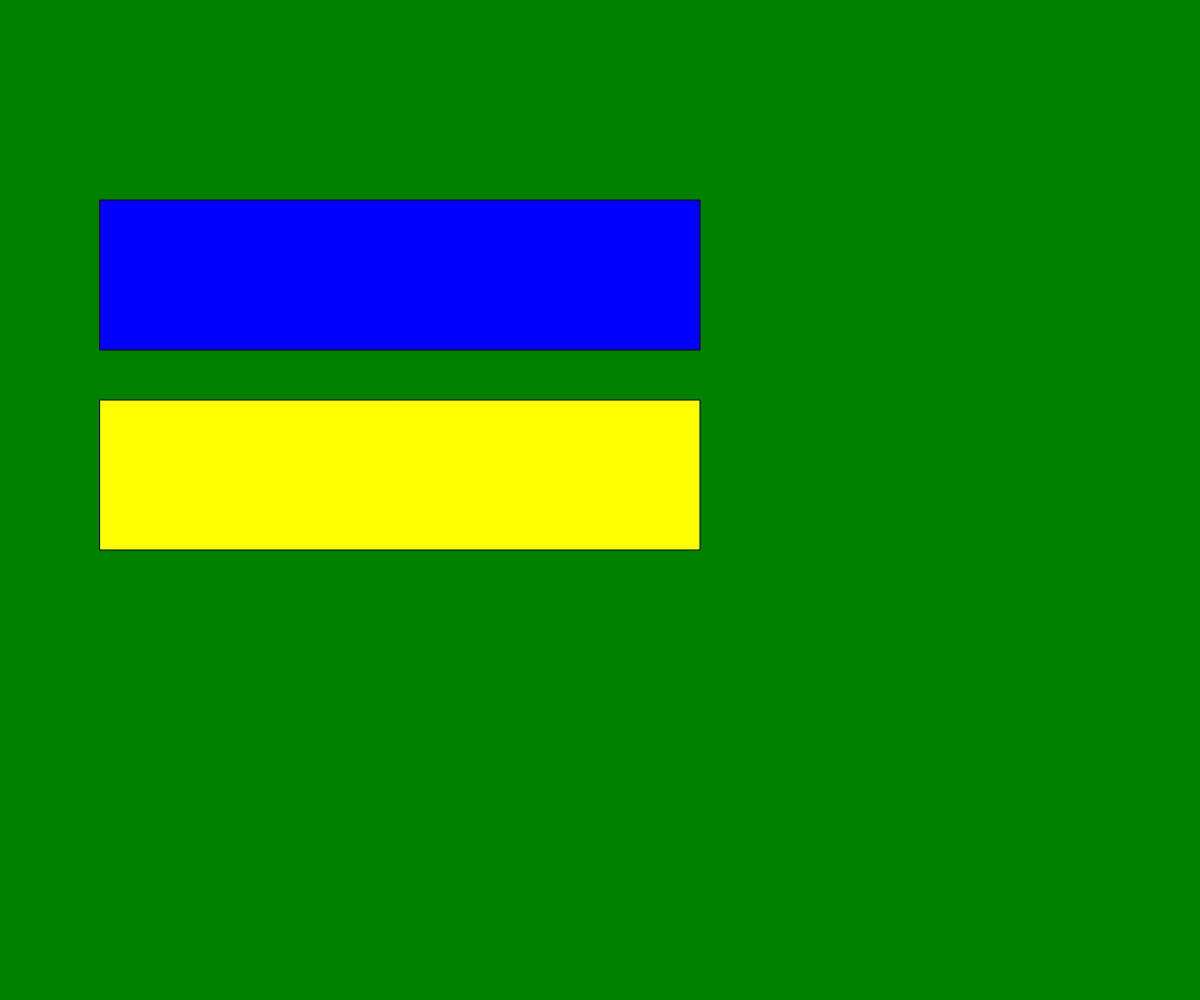
Frame 1 (no input)
Frame 60 (no input): identical to frame 1, image omitted
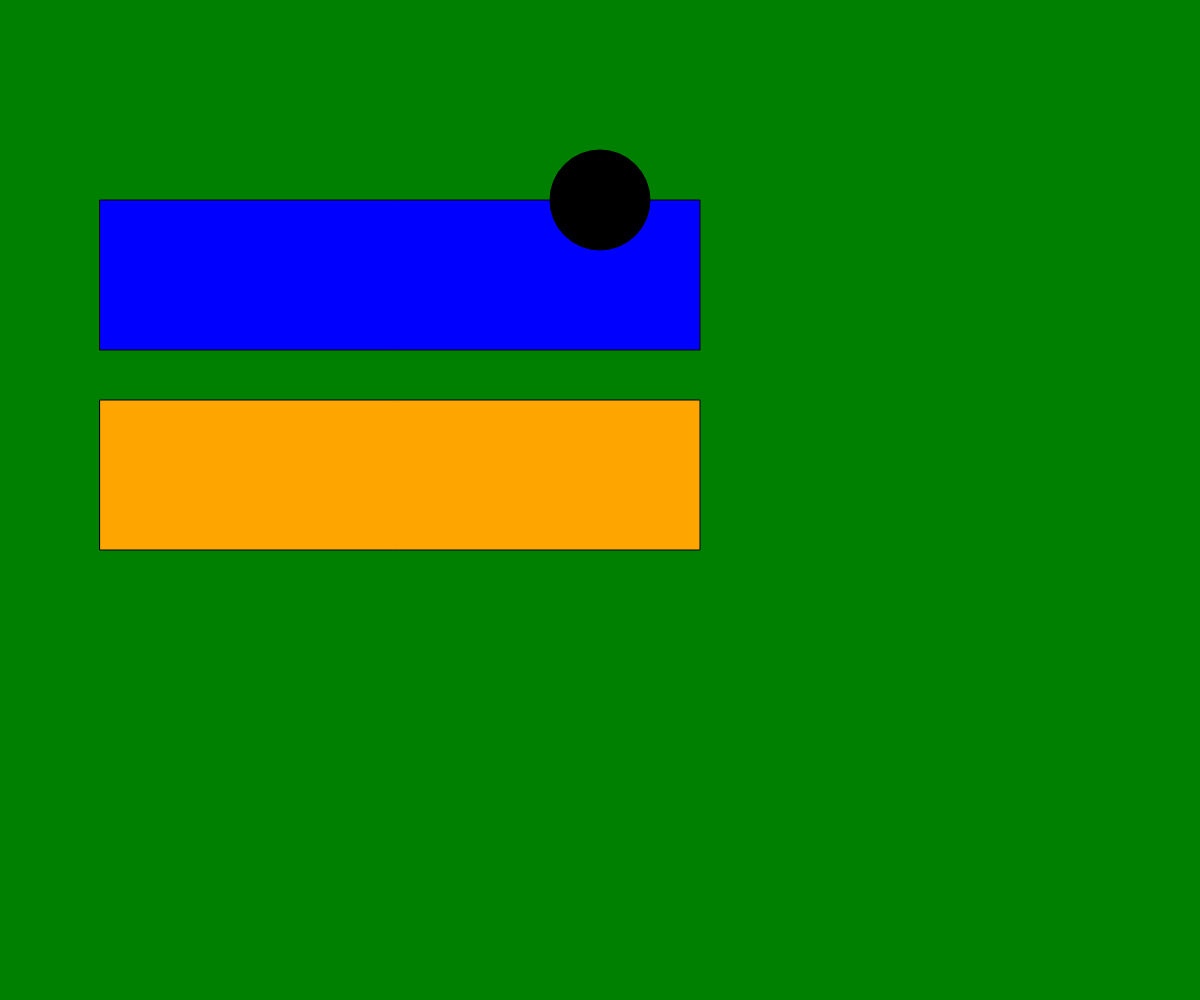
Frame 120 (the mouse pressed at the canvas centre since frame 60)

The p5.js sketch that drew these frames (run headless with seeded random() and noise() and a simulated clock; from frame 60 on, the mouse is pressed at the canvas centre):

// p5.js sketch
// ── sketch.js
// OOP Button


let bgButton;
let shapeButton;
let backgroundColor = "green";
let isShapeDisplayed = false;

function setup() {
  createCanvas(windowWidth, windowHeight);
  bgButton = new Button(100, 200, 600, 150, "red", "blue");
  shapeButton = new Button(100, 400, 600, 150, "orange", "yellow");

}

function draw() {
  background(backgroundColor);
  bgButton.display();
  shapeButton.display();


  if(isShapeDisplayed){
    fill("black");
    circle(600,200,100);
  }
}


function mousePressed() {
  if (bgButton.isPointInButton(mouseX, mouseY)) {
    backgroundColor ="pink";
  }
  if (shapeButton.isPointInButton(mouseX,mouseY)){
    isShapeDisplayed = !isShapeDisplayed;
  }

}

class Button {
  constructor(x, y, buttonWidth, buttonHeight, hoverColor, notHoverColor) {
    this.x = x;
    this.y = y;
    this.width = buttonWidth;
    this.height = buttonHeight;
    this.notHoverColor = notHoverColor;
    this.hoverColor = hoverColor;
  }

  display() {
    if (this.isPointInButton(mouseX, mouseY)) {
      fill(this.hoverColor);
    }
    else {
      fill(this.notHoverColor);
    }
    rect(this.x, this.y, this.width, this.height);
  }

  isPointInButton(x, y) {
    return x >= this.x && x <= this.x + this.width && y >= this.y && y <= this.y + this.height;
  }
}
